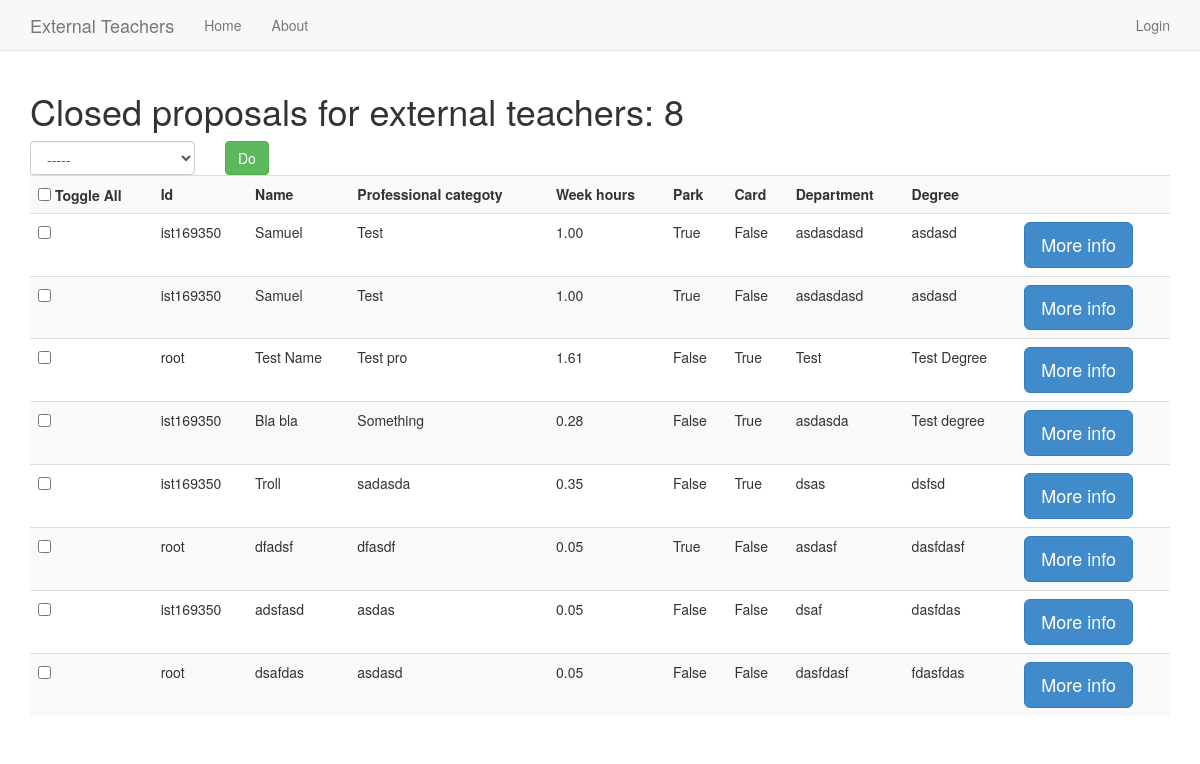
The page /app/sc_closed on the database its author committed.
### app/models.py (models this page shows)
class ExternalTeacher(models.Model):
	user = models.ForeignKey(User)
	is_closed = models.BooleanField()
	close_date = models.DateTimeField('close date', null=True)
	professional_category = models.CharField(max_length=200, blank=False)
	hours_per_week = models.DecimalField(decimal_places=2, max_digits=5)
	park = models.BooleanField()
	card = models.BooleanField()
	department = models.CharField(max_length=200)
	name = models.CharField(max_length=200)
	degree = models.CharField(max_length=200)
	course = models.CharField(max_length=200)
	course_manager = models.CharField(max_length=200)
	notes = models.CharField(max_length=200, blank=True)

### app/views.py (the view)
def sc_closed(request):
	close_action = False
	export_action = True
	external_teachers = ExternalTeacher.objects.filter(is_closed = True)
	if request.method == 'POST':
		return process_action(request, external_teachers, close_action, export_action)
	context = {'external_teachers' : external_teachers, 'export_action' : export_action}
	return render(request, 'app/sc_closed.html', context)

### app/templates/app/sc_closed.html (shortened to what this page needs)
{% extends "app/base.html" %}
{% block content %}
<h1>Closed proposals for external teachers: {{ external_teachers.count }}</h1>
{% include "app/external_teachers_list.html" %}
{% endblock %}

### app/templates/app/external_teachers_list.html (shortened to what this page needs)
<form role="form" method="post" action="">
	<div class="row">
		<div class="col-xs-2">
			<select class="form-control" name="action">
				<option>-----</option>
			</select>
		</div>
		<div class="col-xs-4">
			<div class="btn-group">
				<input type="submit" class="btn btn-default btn-success" value="Do">
			</div>
		</div>
	</div>
	<div class="table-responsive">
		<table class="table table-striped">
			<tr>
				<th><input type="checkbox" onClick="toggle(this)" /> Toggle All</th>
				<th>Id</th>
				<th>Name</th>
				<th>Professional categoty</th>
				<th>Week hours</th>
				<th>Park</th>
				<th>Card</th>
				<th>Department</th>
				<th>Degree</th>
				<th></th>
			</tr>
			{% for external_teacher in external_teachers %}
			<tr>
				<td>
					<div class="input-group">
						<input type="checkbox" name="external_teachers" value="{{ external_teacher.id }}"/>
					</div>
				<td>{{ external_teacher.user.username }}</td>
				<td>{{ external_teacher.name }}</td>
				<td>{{ external_teacher.professional_category }}</td>
				<td>{{ external_teacher.hours_per_week|floatformat:2 }}</td>
				<td>{{ external_teacher.park }}</td>
				<td>{{ external_teacher.card }}</td>
				<td>{{ external_teacher.department }}</td>
				<td>{{ external_teacher.degree }}</td>
				<td>
					<button class="btn btn-primary btn-lg" data-toggle="modal" data-target="#modal{{ external_teacher.id }}">
						More info
					</button>
											</tr>
										</table>
									</div>
								</div>
			{% endfor %}

### rows shown on the page
ExternalTeacher: user.username "ist169350", name "Samuel", professional_category "Test", hours_per_week "1.00", park "True", card "False", department "asdasdasd", degree "asdasd"
ExternalTeacher: user.username "ist169350", name "Samuel", professional_category "Test", hours_per_week "1.00", park "True", card "False", department "asdasdasd", degree "asdasd"
ExternalTeacher: user.username "root", name "Test Name", professional_category "Test pro", hours_per_week "1.61", park "False", card "True", department "Test", degree "Test Degree"
ExternalTeacher: user.username "ist169350", name "Bla bla", professional_category "Something", hours_per_week "0.28", park "False", card "True", department "asdasda", degree "Test degree"
ExternalTeacher: user.username "ist169350", name "Troll", professional_category "sadasda", hours_per_week "0.35", park "False", card "True", department "dsas", degree "dsfsd"
ExternalTeacher: user.username "root", name "dfadsf", professional_category "dfasdf", hours_per_week "0.05", park "True", card "False", department "asdasf", degree "dasfdasf"
ExternalTeacher: user.username "ist169350", name "adsfasd", professional_category "asdas", hours_per_week "0.05", park "False", card "False", department "dsaf", degree "dasfdas"
ExternalTeacher: user.username "root", name "dsafdas", professional_category "asdasd", hours_per_week "0.05", park "False", card "False", department "dasfdasf", degree "fdasfdas"

### other values the page prints
{{ external_teachers.count }} "8"
